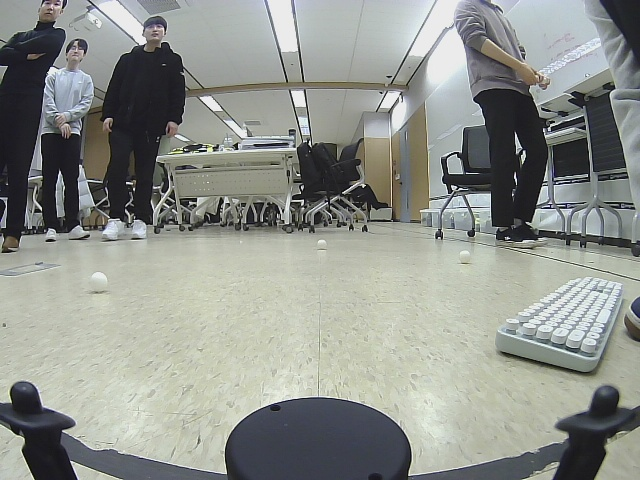
#> input picture ppb_depth_estimation/ppb_depth_estimation/images/frame0016.jpg, 640 x 480 px
$ python geometrical_distance_estimation.py
#> lines starting #> are read from the running program, lines starting #| are printed output that depends on the picture; after the words box and inside, x2 and y2 are one past the last pixel; in counts of white or black regions, pixels touching at a corner belong together; long printed decimals are rounded
#> further down, img is the input picture: shape (480, 640, 3); mean B, G, R 140.7, 146.5, 143.2
import cv2
import numpy as np
import math
import matplotlib.pyplot as plt

# distance from camera to object(face) measured
KNOWN_DISTANCE = 45.0 + 15.0  # centimeter
# width of face in the real world or Object Plane
KNOWN_WIDTH = 4.0  # centimeter
fonts = cv2.FONT_HERSHEY_COMPLEX

# focal length finder function
def focal_length(measured_distance, real_width, width_in_rf_image):
    focal_length_value = (width_in_rf_image * measured_distance) / real_width
    return focal_length_value

# distance estimation function
def distance_finder(focal_length, real_face_width, face_width_in_frame):
    distance = (real_face_width * focal_length) / face_width_in_frame
    return distance

def calc_coord(detected_pingpongs):
    pingpongs_data_list = []
    for pingpong in detected_pingpongs:
        id_pingpong = pingpong[0]
        xmin = int(pingpong[1])
        ymin = int(pingpong[2])
        xmax = int(pingpong[3])
        ymax = int(pingpong[4])

        width_x = pingpong[3] - pingpong[1]

        center_x = int((xmin + xmax) / 2)
        center_y = int((ymin + ymax) / 2)

        if center_x > 320:
            delta_x = center_x - 320
        else:
            delta_x = 320 - center_x

        pingpongs_data_list.append([id_pingpong, center_x, center_y, width_x, delta_x])

        if visualize:
            cv2.circle(img, (center_x, center_y), 1, (0, 0, 255), -1)
            cv2.rectangle(img, (xmin, ymin), (xmax, ymax), (255,255,0), 1)
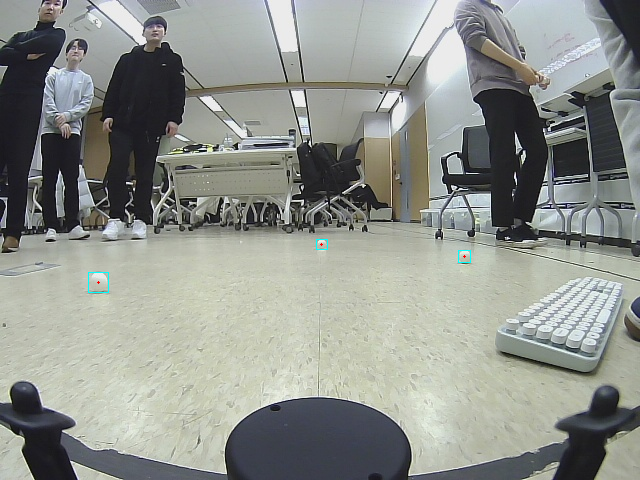
#> img: shape (480, 640, 3); 0.06% of pixels changed, all inside (x1, y1, x2, y2) = (88, 239, 471, 293)
#> after the loop, pingpongs_data_list = [[1, 98, 282, 20.5, 222], [1, 321, 244, 10.8, 1], [1, 464, 256, 12, 144]]

    return pingpongs_data_list

if __name__ == "__main__":
    # visualize
    visualize = True

    # img = cv2.imread("./images/frame0022.jpg", cv2.IMREAD_ANYCOLOR) # cls -> 0 yellow
    # detected_pingpongs = [[0, 303.0, 279.3, 327.1, 302.2],
                        #   [0, 419.3, 239.9, 429., 248.8],
                        #   [0, 238.2, 235.4, 245.2, 241.1]] # [cls, xmin, ymin, xmax, ymax]

    img = cv2.imread("./images/frame0016.jpg", cv2.IMREAD_ANYCOLOR) # cls -> 1 white
    detected_pingpongs = [[1, 88.0, 272.3, 108.5, 292.6],
                          [1, 316.3, 239.2, 327.1, 249.4],
                          [1, 458.7, 250.0, 470.7, 262.1]] # [cls, xmin, ymin, xmax, ymax]

    ref_image_ppb_width = 23.5
    focal_length_found = focal_length(KNOWN_DISTANCE, KNOWN_WIDTH, ref_image_ppb_width)
    print(f"focal_length_found = {focal_length_found}")

    pingpongs_data_list = calc_coord(detected_pingpongs) # [id_pingpong, center_x, center_y, width_x, delta_x]

    for pingpong_data in pingpongs_data_list:
        center_x = pingpong_data[1]
        center_y = pingpong_data[2]
        ppb_width_in_frame = pingpong_data[3]
        delta_x = pingpong_data[4]

        if ppb_width_in_frame != 0:
            Distance = distance_finder(focal_length_found, KNOWN_WIDTH, ppb_width_in_frame)
            Distance = Distance - 15
            print(f"delta_x = {delta_x}")

            azimuth = delta_x / 320 * 130 / 2 * math.pi / 180 # degree to radian
            if center_x > 320:
                x_dist = Distance * math.sin(azimuth)
            else:
                x_dist = -(Distance * math.sin(azimuth))
            y_dist = Distance * math.cos(azimuth)

            print(f"azimuth = {azimuth}")
            cv2.putText(
                img, f"distance = {round(Distance,2)} cm", (center_x, center_y + 15), 2, 0.4, (50, 250, 50), 1
            )
            cv2.putText(
                img, f"x = {round(x_dist, 2)}, y = {round(y_dist, 2)}", (center_x, center_y + 25), 2, 0.4, (255, 255, 255), 1
            )
            print(f"x = {x_dist}, y = {y_dist}, dist = {Distance}\n")
#> this loop made 3 passes
#> (pingpong_data, center_x, center_y, ppb_width_in_frame, delta_x, distance in distance_finder, Distance, azimuth) on passes 1 to 3: ([1, 98, 282, 20.5, 222], 98, 282, 20.5, 222, 68.78, 53.78, 0.787), ([1, 321, 244, 10.8, 1], 321, 244, 10.8, 1, 130.6, 115.6, 0.00355), ([1, 464, 256, 12, 144], 464, 256, 12, 144, 117.5, 102.5, 0.511)
#| delta_x = 222
#| azimuth = 0.787
#| x = -38.091, y = 37.966, dist = 53.780
#| delta_x = 1
#| azimuth = 0.003545
#| x = 0.4097, y = 115.555, dist = 115.556
#| delta_x = 144
#| azimuth = 0.5105
#| x = 50.084, y = 89.431, dist = 102.5
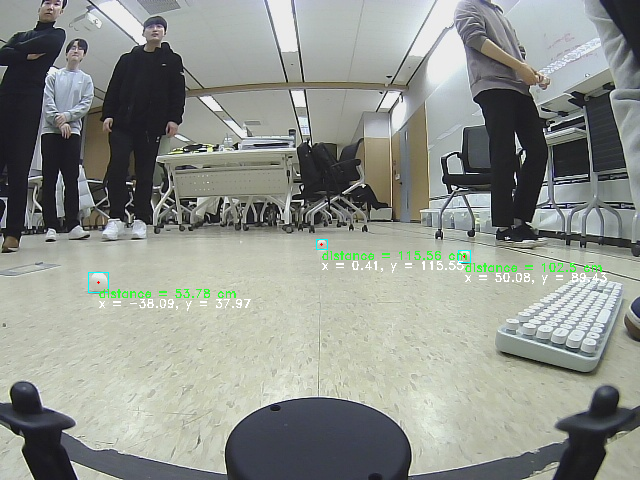
#> img: shape (480, 640, 3); 0.66% of pixels changed, all inside (x1, y1, x2, y2) = (99, 251, 607, 311)

    cv2.imshow("img", img)
    cv2.imwrite('./estimation_result/geometrical_cls_' + str(pingpong_data[0]) + "_result.jpg", img)
    cv2.waitKey(0)

$ run again, with ppb_depth_estimation/ppb_depth_estimation/images/frame0022.jpg copied over ppb_depth_estimation/ppb_depth_estimation/images/frame0016.jpg
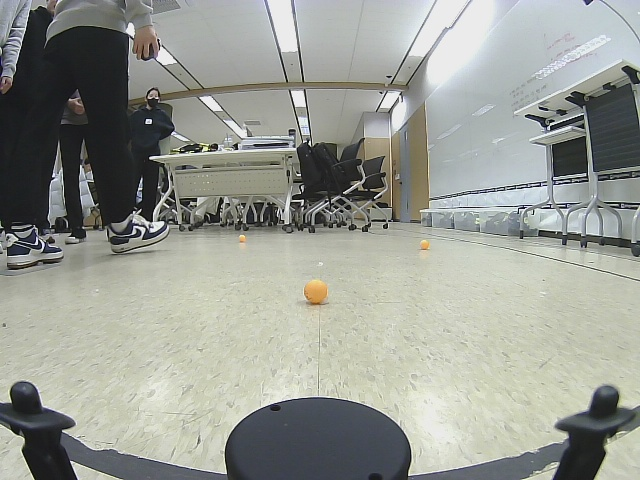
#> input picture ppb_depth_estimation/ppb_depth_estimation/images/frame0022.jpg, 640 x 480 px
#> img is the input picture: shape (480, 640, 3); mean B, G, R 147.2, 154.5, 151.6
#> after the loop in calc_coord, `for pingpong in detected_pingpongs:`:
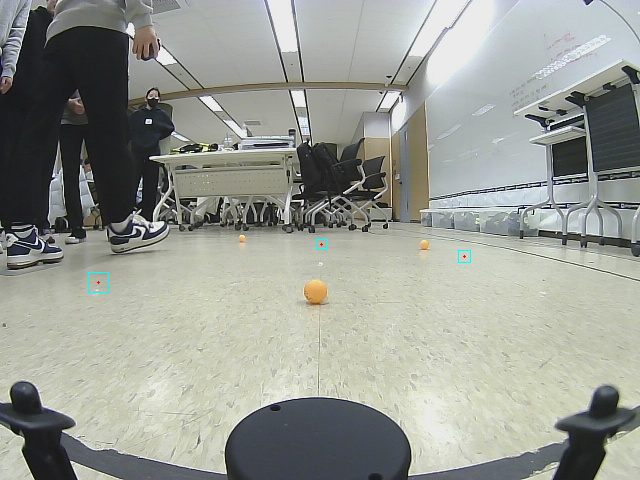
#> img: shape (480, 640, 3); 0.06% of pixels changed, all inside (x1, y1, x2, y2) = (88, 239, 471, 293)
#> after the loop in calc_coord, `for pingpong in detected_pingpongs:`: pingpongs_data_list = [[1, 98, 282, 20.5, 222], [1, 321, 244, 10.8, 1], [1, 464, 256, 12, 144]]
#> the loop `for pingpong_data in pingpongs_data_list:` made 3 passes
#> (pingpong_data, center_x, center_y, ppb_width_in_frame, delta_x, distance in distance_finder, Distance, azimuth) on passes 1 to 3: ([1, 98, 282, 20.5, 222], 98, 282, 20.5, 222, 68.78, 53.78, 0.787), ([1, 321, 244, 10.8, 1], 321, 244, 10.8, 1, 130.6, 115.6, 0.00355), ([1, 464, 256, 12, 144], 464, 256, 12, 144, 117.5, 102.5, 0.511)
#> (printed output is left out)
#> after the loop `for pingpong_data in pingpongs_data_list:`:
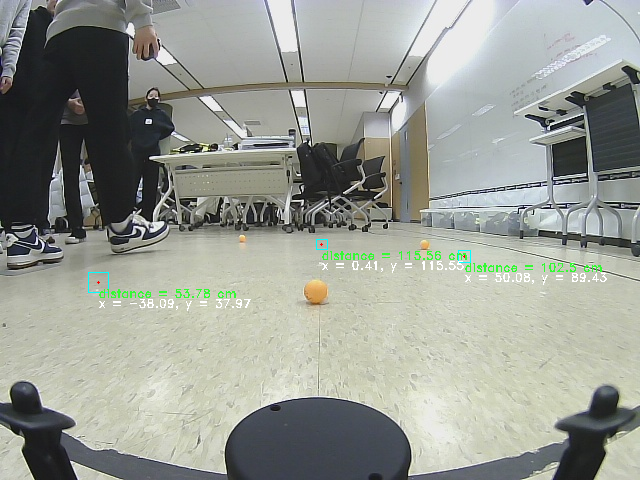
#> img: shape (480, 640, 3); 0.66% of pixels changed, all inside (x1, y1, x2, y2) = (99, 251, 607, 311)

$ run again, with ppb_depth_estimation/ppb_depth_estimation/images/img2.jpg copied over ppb_depth_estimation/ppb_depth_estimation/images/frame0016.jpg
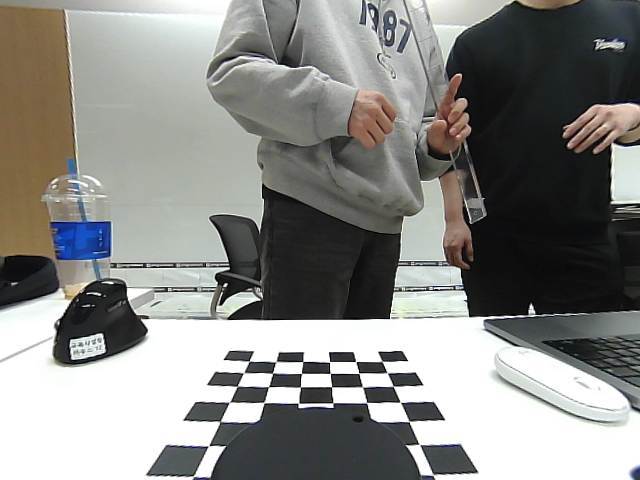
#> input picture ppb_depth_estimation/ppb_depth_estimation/images/img2.jpg, 640 x 480 px
#> img is the input picture: shape (480, 640, 3); mean B, G, R 134.4, 137.5, 137.3
#> after the loop in calc_coord, `for pingpong in detected_pingpongs:`:
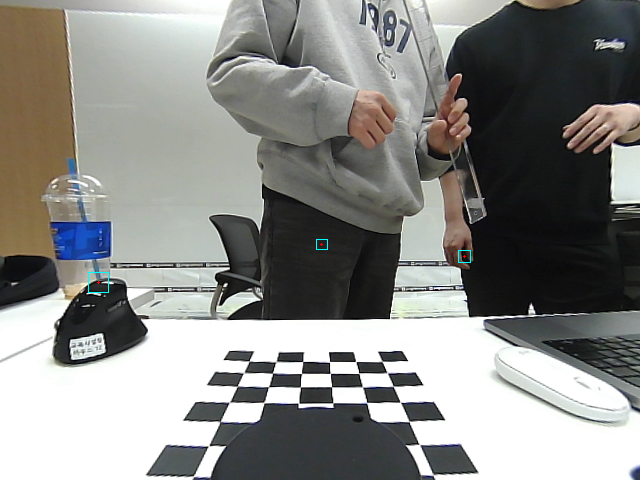
#> img: shape (480, 640, 3); 0.06% of pixels changed, all inside (x1, y1, x2, y2) = (88, 239, 471, 293)
#> after the loop in calc_coord, `for pingpong in detected_pingpongs:`: pingpongs_data_list = [[1, 98, 282, 20.5, 222], [1, 321, 244, 10.8, 1], [1, 464, 256, 12, 144]]
#> the loop `for pingpong_data in pingpongs_data_list:` made 3 passes
#> (pingpong_data, center_x, center_y, ppb_width_in_frame, delta_x, distance in distance_finder, Distance, azimuth) on passes 1 to 3: ([1, 98, 282, 20.5, 222], 98, 282, 20.5, 222, 68.78, 53.78, 0.787), ([1, 321, 244, 10.8, 1], 321, 244, 10.8, 1, 130.6, 115.6, 0.00355), ([1, 464, 256, 12, 144], 464, 256, 12, 144, 117.5, 102.5, 0.511)
#> (printed output is left out)
#> after the loop `for pingpong_data in pingpongs_data_list:`:
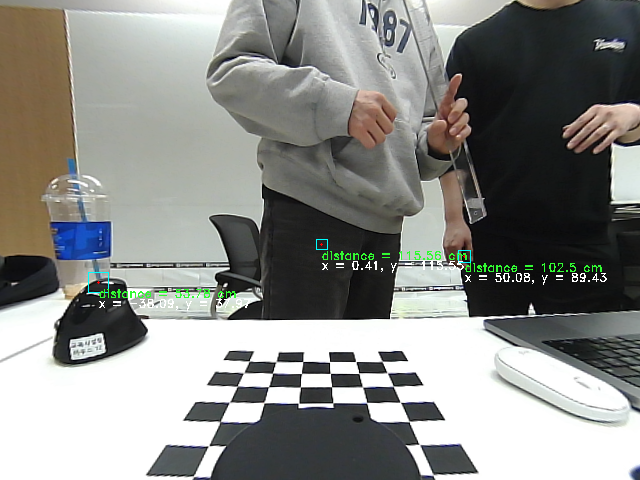
#> img: shape (480, 640, 3); 0.66% of pixels changed, all inside (x1, y1, x2, y2) = (99, 251, 607, 311)
